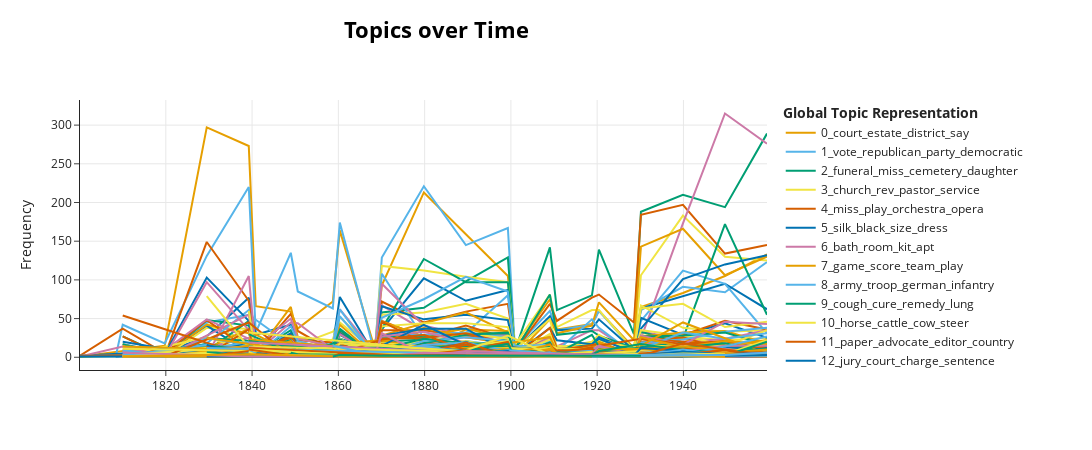

This figure's notebook cell:
### Code cell
topic_model = BERTopic(embedding_model=config.EMBEDDING_MODEL,
                       vectorizer_model = vectorizer,
                       calculate_probabilities = False,
                       nr_topics = config.TOPIC_COUNT)
topics, probabilities = topic_model.fit_transform(sampled_dataset["article"])
topics_over_time = topic_model.topics_over_time(docs = sampled_dataset["article"], 
                                                topics = topics,
                                                timestamps = sampled_dataset["date"],
                                                nr_bins = config.TIME_BINS)
topic_model.visualize_topics_over_time(topics_over_time)
